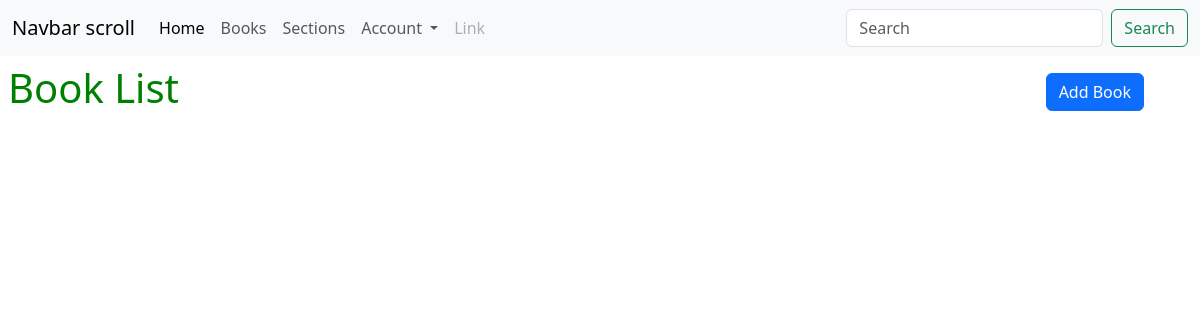
Before: /books with the older database file.
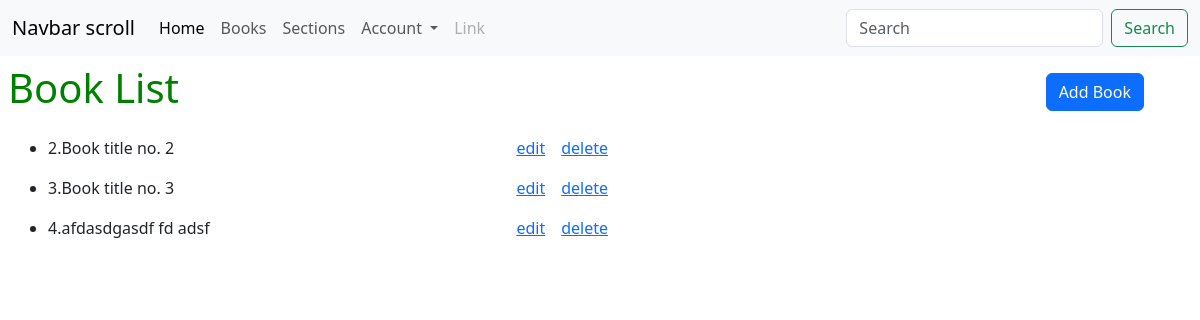
After: the same page with the newer database file.
### app/models.py (models this page shows)
class Book(db.Model):
    __tablename__ = "books"
    book_id = db.Column(db.Integer, autoincrement=True, primary_key=True)
    title = db.Column(db.String, nullable=False)
    description = db.Column(db.String, nullable=True)
    content = db.Column(db.String, nullable=False)
    author = db.Column(db.String, nullable=False)
    section_id = db.Column(
        db.Integer, db.ForeignKey("sections.section_id"), nullable=True
    )

### app/bp/book.py (the view)
@bp.route("/books")
def list_books():
    books = Book.query.all()
    return render_template("book/list.html", books=books)

### templates/book/list.html
{% extends "base.html" %}
{% block content %}
<div class="d-flex justify-content-between g-3 p-2 align-items-center me-5">
    <h1>Book List</h1>
    <a class="btn btn-primary" href="/create/books">Add Book</a>
</div>
<div>
    <ul>
        {% for book in books %}
        <div class="d-flex justify-content-between mx-2 p-2 g-2 col-6">
            <li>{{book.book_id}}.{{book.title}}</li>
            <div class="d-flex g-3">
                <a href="/edit/books/{{book.book_id}}" class="mx-2">
                    <span>edit</span>
                </a>
                <a href="/delete/books/{{book.book_id}}" class="mx-2">
                    <span>delete</span>
                </a>
            </div>
        </div>
        {% endfor %}
    </ul>
</div>
{%endblock%}

Changed rows visible on the page:
added Book: book_id "2", title "Book title no. 2"
added Book: book_id "3", title "Book title no. 3"
added Book: book_id "4", title "afdasdgasdf fd adsf"
